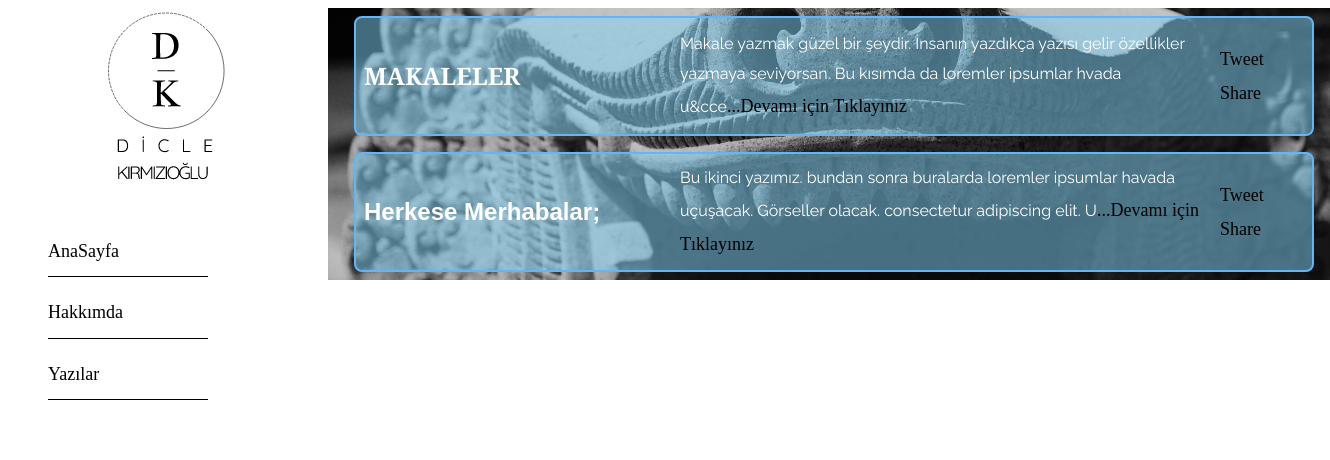
The page /writings.php on the database its author committed.
### tables this page shows
CREATE TABLE `posts` (
  `id` int(11) NOT NULL,
  `title` text NOT NULL,
  `body` longtext NOT NULL,
  `date` int(11) NOT NULL
);

### writings.php (the view, shortened to what this page needs)
<?php
include'dbcon.php';
include 'header.php';
 ?>
<div class="articles">
	<div class="posts">
		<?php
			$sql = "SELECT id,body FROM posts";
			$result = $con->query($sql);
			if ($result->num_rows > 0) {
			    while($row = $result->fetch_assoc()) {
			    	$body = htmlspecialchars_decode(substr($row['body'],0, 220));
			    	?>
			    	<div class="box">
			    	<?php
			        echo "" . $body. "";
			        echo "<a href='writingsview.php?id=" .$row["id"]. "'>...Devamı için Tıklayınız</a>";
			    	?>
			    	<div class="share">
				    	<a href="https://twitter.com/share?ref_src=twsrc%5Etfw" class="twitter-share-button" data-show-count="false">Tweet</a><script async src="https://platform.twitter.com/widgets.js" charset="utf-8"></script>
				    	<div class="fb-share-button" data-href="https://developers.facebook.com/docs/plugins/" data-layout="button" data-size="small" data-mobile-iframe="true"><a class="fb-xfbml-parse-ignore" target="_blank" href="https://www.facebook.com/sharer/sharer.php?u=https%3A%2F%2Fdevelopers.facebook.com%2Fdocs%2Fplugins%2F&amp;src=sdkpreparse">Share</a></div>
				    	</div>
				    </div>
			    	<?php
			    }
			} else {
			    echo "0 results";
			}
		?>
	</div>
</div>
</div>

### header.php (shortened to what this page needs)
<!DOCTYPE html>
<html lang="en">
<head>
	<link rel="stylesheet" media="screen" href="style.css">
</head>
<body>
<div class="container" id="container">
	<div class="sidebar" id="sidebar">
    <ul>
    	<li><a href="index.php">AnaSayfa</a></li>
    	<li><a href="about.php">Hakkımda</a></li>
        <li><a href="writings.php">Yazılar</a></li>
    </ul>
	</div>

### style.css (style rules this page uses)
*, *:before, *:after { box-sizing: inherit; }
html, body { box-sizing: border-box; }
p { font-family: 'Raleway', sans-serif; color: white; clear: both; width: 520px; margin-left: 16px; }
h1 { font-family: 'Playfair Display', serif; color: white; width: 280px; clear: both; margin-left: 8px; font-size: 24px; }
h2 { color: white; width: 280px; margin-left: 8px; }
a { font-family: 'Playfair Display', serif; font-size: 18px; }
a:link { text-decoration: none; color: black; }
.container { display: -ms-flexbox; display: -webkit-box; display: -moz-box; display: -ms-box; -ms-flex-direction: row; -webkit-box-orient: horizontal; -moz-box-orient: horizontal; -ms-box-orient: horizontal; height: 100%; }
.sidebar li { border-bottom: 1px solid black; width: 160px; }
.sidebar ul { list-style-type: none; margin-top: 65%; }
.articles { width: 80%; height: 100%; background-image: url(images/dragon-3.jpg); background-size: cover; background-position: center; background-repeat: no-repeat; background-color: #2a4c67; padding: 0; list-style: none; display: -webkit-box; display: -moz-box; display: -ms-flexbox; display: -webkit-flex; display: flex; -webkit-flex-flow: row wrap; justify-content: flex-start; }
.posts { width: 980px; margin-left: 16px; display: flex; flex-wrap: wrap; flex-direction: column; }
.box { display: flex; width: 960px; height: 120px; border: 2px solid #64b5f6; border-radius: 8px; justify-content: center; align-self: center; flex-wrap: wrap; flex-direction: column; margin: 8px; background-color: rgba(129,212,250, 0.5); }
.share { width: 72px; display: flex; flex-wrap: wrap; flex-direction: column; }

### rows shown on the page
posts: body "MAKALELER Makale yazmak güzel bir şeydir. İnsanın yazdıkça yazısı gelir özellikler yazmaya seviyorsan. Bu kısımda da loremler ipsumlar hvada u&cce"
posts: body "Herkese Merhabalar; Bu ikinci yazımız. bundan sonra buralarda loremler ipsumlar havada uçuşacak. Görseller olacak. consectetur adipiscing elit. U"
